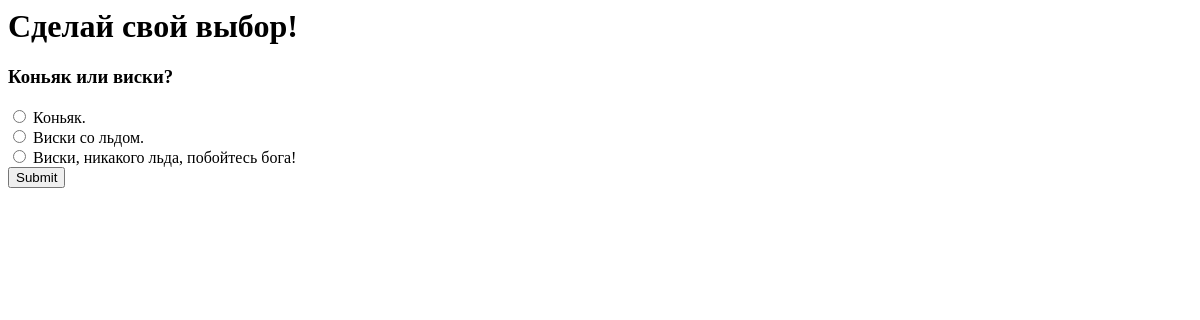
The app's page /polls/question/2/, older data.
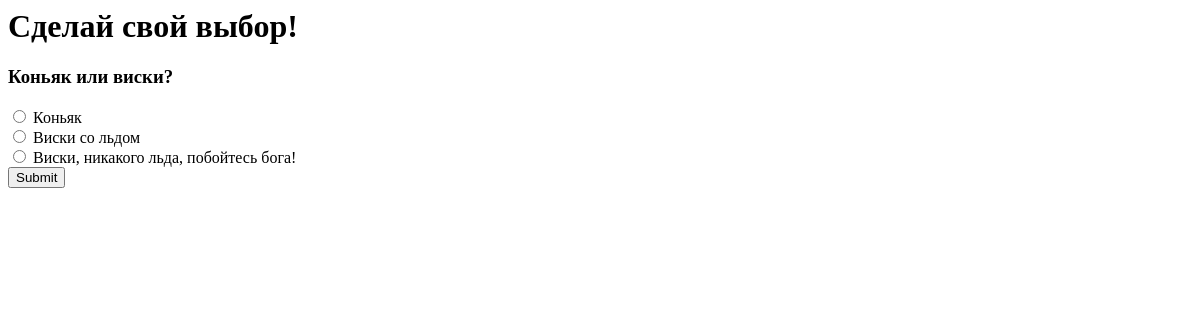
The same page, newer data.
### polls/models.py (models this page shows, shortened)
class Answer(models.Model):
    question = models.ForeignKey(Question, on_delete = models.CASCADE)
    answer_text = models.CharField(max_length = 200)
    answer_number = models.IntegerField(default = 0)
    votes = models.IntegerField(default = 0)

### polls/views.py (the view)
# urls.py: path('question/<int:question_id>/', views.question_details, name = 'question'),
def question_details(request, question_id):
    question = Question.objects.get(pk = question_id)
    return render(request, 'question_details.html', {'question' : question})

### polls/templates/question_details.html (shortened to what this page needs)
<html>
    <head>
    </head>
    <body>
        <h1>Сделай свой выбор!</h1>
        <h3>{{ question.question_text }} </h3>
        <form action="/polls/choice_made/", method="POST">
            {% for answer in question.answer_set.all %}
            <input type="radio" name="answer" id="{{answer.pk}}" value="{{answer.pk}}">
            <label for = 'answer_{{answer.pk}}'>{{answer.answer_text}}</label>
            <br>
            {% endfor %}
            <input type = "submit"></input>
        </form>
    </body>
</html>

Row changes from the older to the newer data that the page shows:
changed Answer: answer_text "Коньяк." → "Коньяк"
changed Answer: answer_text "Виски со льдом." → "Виски со льдом"
